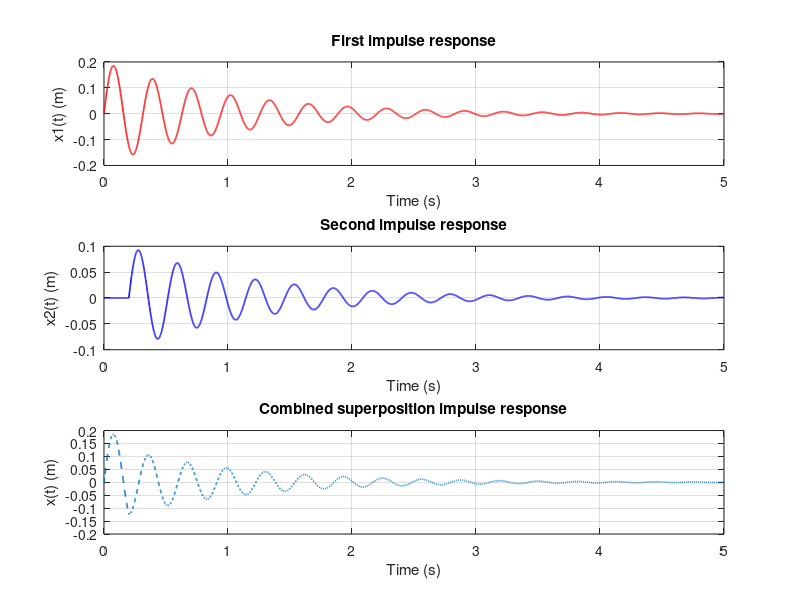

This chart was generated by the following MATLAB code:
% this script is simply to model a more control systems approach to
% modeling a vibratory system. There are to be two impulses in contact with
% the system. One at t = 0s, and one at t = 0.2s.

close all; clear; clc;

m = 5; k = 2000; c = 10;
F1 = 20; F2 = 10; tau = 0.2;

wn = sqrt(k/m);
zeta = c/(2*sqrt(k*m));
wd = wn*sqrt(1 - zeta^2);

t = linspace(0, 5, 5000);

x1 = F1/(m*wd) * exp(-zeta*wn*t) .* sin(wd*t);
x2 = F2/(m*wd) * exp(-zeta*wn*(t-tau)) .* sin(wd*(t-tau)) .* (t >= tau);
x  = x1 + x2;

figure;
subplot(3,1,1)
plot(t, x1,'r', 'LineWidth', 1.2); grid on
xlabel('Time (s)'); ylabel('x1(t) (m)');
title('First impulse response');

subplot(3,1,2)
plot(t, x2,'b', 'LineWidth', 1.2); grid on
xlabel('Time (s)'); ylabel('x2(t) (m)');
title('Second impulse response');

subplot(3,1,3)
plot(t, x,'--', 'LineWidth', 1.2); grid on
xlabel('Time (s)'); ylabel('x(t) (m)'); 
title('Combined superposition impulse response');
